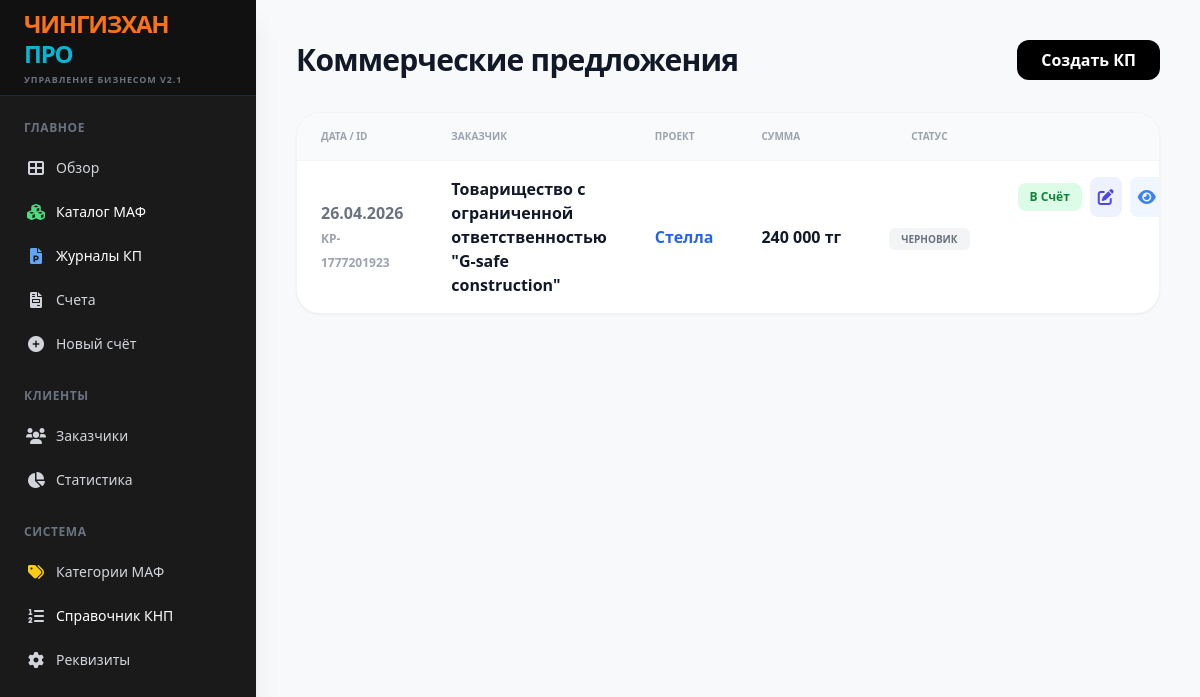
The page /proposals on the database as committed earlier.
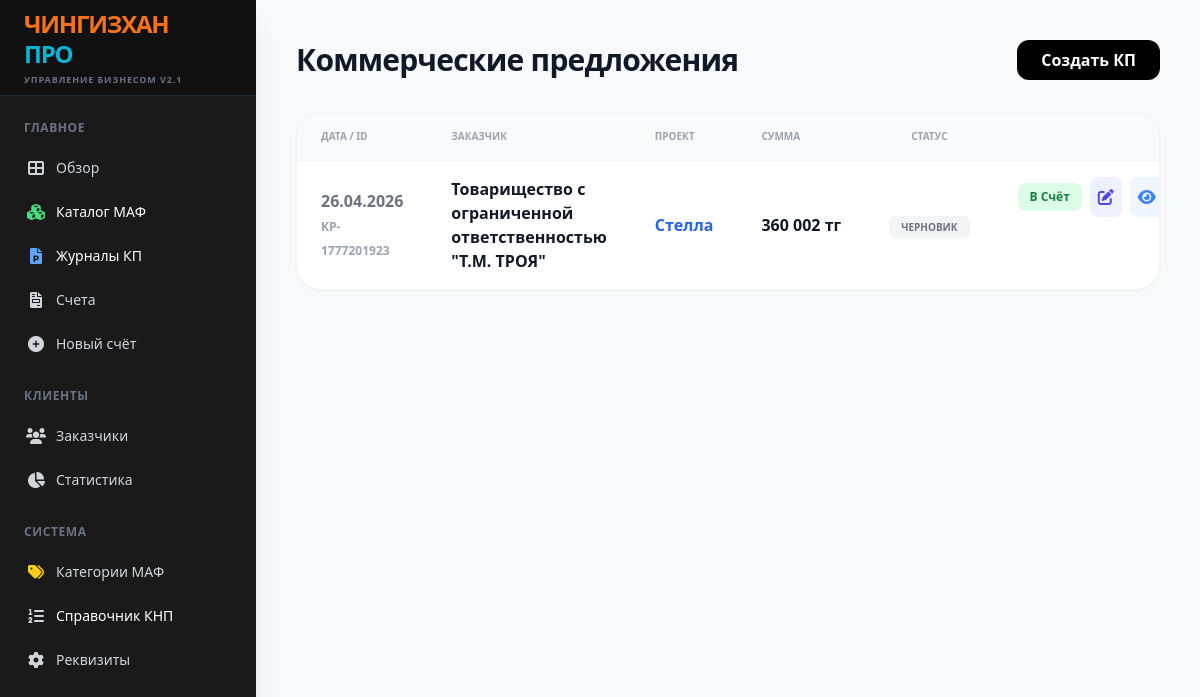
The same page on the database as committed later.
### tables this page shows
CREATE TABLE proposals (id TEXT PRIMARY KEY, client_id TEXT, date TEXT, project_name TEXT, total REAL, status INTEGER DEFAULT 0);

CREATE TABLE clients (id TEXT PRIMARY KEY, name TEXT, bin TEXT, contact TEXT, address TEXT);

### app.py (the view)
@app.route('/proposals')
def proposals_list():
    with sqlite3.connect(DB_NAME) as conn: props = conn.cursor().execute("SELECT p.id, c.name, p.project_name, p.date, p.total, p.status FROM proposals p LEFT JOIN clients c ON p.client_id = c.id ORDER BY p.date DESC").fetchall()
    return render_template('proposals.html', proposals=props)

### templates/proposals.html (shortened to what this page needs)
{% extends "base.html" %}
{% block content %}
<div class="p-10 max-w-7xl mx-auto">
    <div class="flex justify-between items-center mb-8">
        <h2 class="text-3xl font-black text-gray-900 tracking-tight">Коммерческие предложения</h2>
        <a href="/create_proposal" class="bg-black text-white px-6 py-2 rounded-xl font-bold hover:bg-gray-800 transition">Создать КП</a>
    </div>
    <div class="bg-white rounded-3xl shadow-sm border border-gray-100 overflow-hidden">
        <table class="w-full text-left">
            <thead>
                <tr class="bg-gray-50 border-b border-gray-100"><th class="py-4 px-6 text-[10px] font-black text-gray-400 uppercase">Дата / ID</th><th class="py-4 px-6 text-[10px] font-black text-gray-400 uppercase">Заказчик</th><th class="py-4 px-6 text-[10px] font-black text-gray-400 uppercase">Проект</th><th class="py-4 px-6 text-[10px] font-black text-gray-400 uppercase">Сумма</th><th class="py-4 px-6 text-[10px] font-black text-gray-400 uppercase text-center">Статус</th><th class="py-4 px-6 text-[10px] font-black text-gray-400 uppercase text-right">Действия</th></tr>
            </thead>
            <tbody class="divide-y divide-gray-50">
                {% for p in proposals %}
                <tr class="hover:bg-gray-50 transition">
                    <td class="py-4 px-6 font-bold text-gray-500">{{ p[3] }}<br><span class="text-xs text-gray-400">{{ p[0] }}</span></td>
                    <td class="py-4 px-6 text-gray-900 font-black">{{ p[1] if p[1] else '<span class="text-red-400">Не выбран</span>'|safe }}</td><td class="py-4 px-6 font-bold text-blue-600">{{ p[2] }}</td>
                    <td class="py-4 px-6 font-black text-gray-900 whitespace-nowrap">{{ '{:,.0f}'.format(p[4]).replace(',', ' ') }} тг</td>
                    <td class="py-4 px-6 text-center">{% if p[5] == 1 %}<span class="whitespace-nowrap px-3 py-1 rounded-md text-[10px] font-black bg-purple-100 text-purple-700 uppercase">ВЫСТАВЛЕН СЧЕТ</span>{% else %}<span class="whitespace-nowrap px-3 py-1 rounded-md text-[10px] font-black bg-gray-100 text-gray-500 uppercase">ЧЕРНОВИК</span>{% endif %}</td>
                    <td class="py-4 px-6 text-right space-x-2 flex justify-end items-center">
                        {% if p[5] == 0 %}<a href="/proposal_to_invoice/{{ p[0] }}" class="whitespace-nowrap bg-green-100 text-green-700 px-3 py-1.5 rounded-lg text-xs font-bold hover:bg-green-200">В Счёт</a><a href="/edit_proposal/{{ p[0] }}" class="text-indigo-600 hover:text-indigo-800 bg-indigo-50 p-2 rounded-lg"><i class="fas fa-edit"></i></a>{% endif %}
                        <a href="/view_proposal/{{ p[0] }}" class="text-blue-500 hover:text-blue-700 bg-blue-50 p-2 rounded-lg"><i class="fas fa-eye"></i></a>
                    </td>
                </tr>
                {% endfor %}
            </tbody>
        </table>
    </div>
</div>
{% endblock %}

Rows that differ between the two databases and show on the page:
changed proposals "Стелла": name "Товарищество с ограниченной ответственностью \"G-safe construction\"" → "Товарищество с ограниченной ответственностью \"Т.М. ТРОЯ\""; total "240 000" → "360 002"
